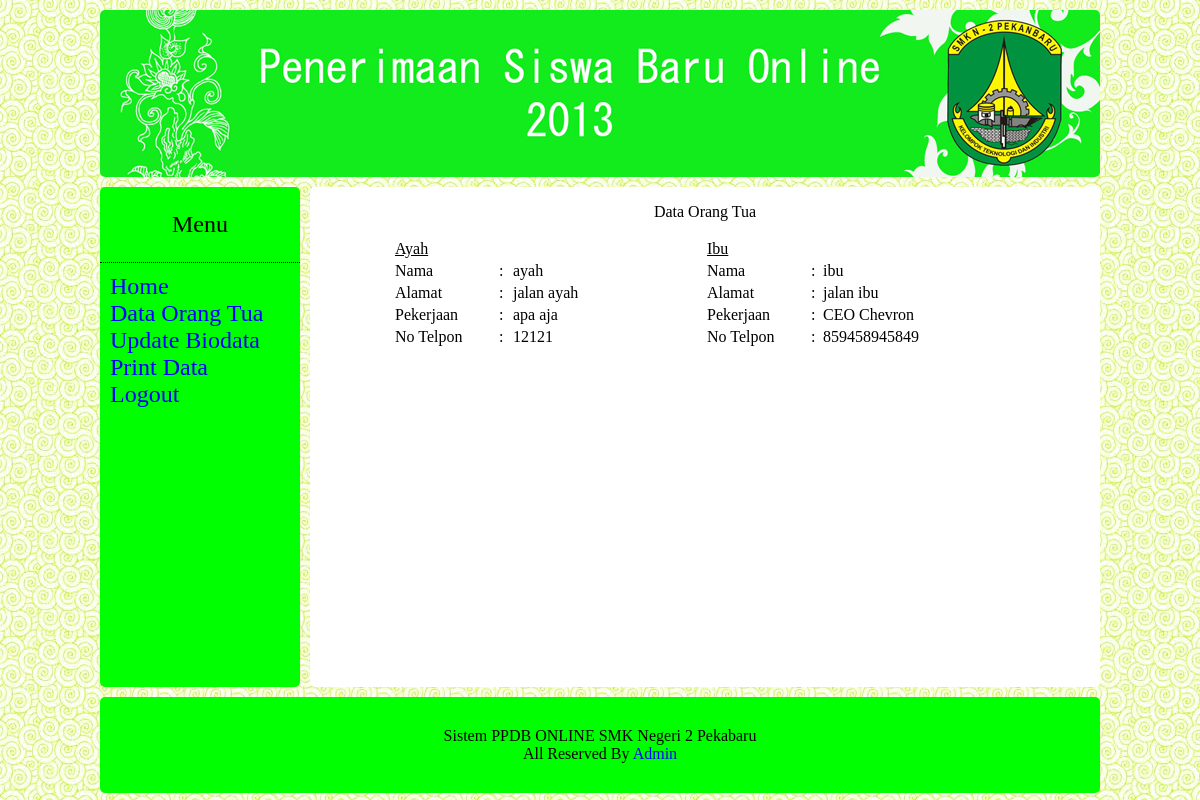
Page /view_ortu.php?no=2 on the committed database.
### tables this page shows
CREATE TABLE IF NOT EXISTS `orangtua` (
  `no` int(11) NOT NULL,
  `nama_a` varchar(25) NOT NULL,
  `alamat_a` varchar(25) NOT NULL,
  `pekerjaan_a` varchar(25) NOT NULL,
  `nama_i` varchar(25) NOT NULL,
  `alamat_i` varchar(25) NOT NULL,
  `pekerjaan_i` varchar(25) NOT NULL,
  `telp_a` varchar(12) NOT NULL,
  `telp_i` varchar(12) NOT NULL
);

### view_ortu.php (the view, shortened to what this page needs)
<!DOCTYPE html PUBLIC "-//W3C//DTD XHTML 1.0 Transitional//EN" "http://www.w3.org/TR/xhtml1/DTD/xhtml1-transitional.dtd">
<html xmlns="http://www.w3.org/1999/xhtml">
<head>
<link href="style.css" rel="stylesheet" type="text/css" />
</head>
<body bgcolor="#0066FF">
<center>
<div id="site">
	<div id="header">
	  <img src="image/header_ppdb.jpg"/>
	</div>
	<?php
	$no=$_GET['no'];
	?>
	<div id="menu" align="left">
	  <p align="center">Menu</p>
      <ul>
      <li><a href="index.php">Home</a></li>
      <?php $query1=mysql_query("select * from orangtua where no='$no'");
		$count = mysql_num_rows($query1);
		if($count==0){ ?>
		<a href="ortu.php?no=<?php echo $no ?>">Data Orang Tua</a>
		<?php } else { ?>
		<a href="view_ortu.php?no=<?php echo $no ?>">Data Orang Tua</a>
		<?php } ?>
	  <li><a href="update_siswa.php?no=<? echo $no;?>">Update Biodata</a></li>
      <li><a href="print.php?no=<? echo $no;?>">Print Data</a></li>
      <li><a href="logout_siswa.php">Logout</a></li>
      </ul>
	</div>
    <div id="main">
<?php
$no=$_GET['no'];
$query1=mysql_query("select * from orangtua where no='$no'");
$isi=mysql_fetch_array($query1);
?>
<body>
<p align=center>Data Orang Tua</p>
<table border="0" align="center">
<tr>
<td colspan="3"><div align="left"><u>Ayah</u></div>  <div align="center"></div></td>
<td colspan="3"><div align="left"><u>Ibu</u></div></td>
</tr>
<tr>
<td width="100">Nama</td>
<td width="10">:</td>
<td width="190"><?php echo $isi['nama_a'];?></td>
<td width="100">Nama</td>
<td width="8">:</td>
<td width="192"><?php echo $isi['nama_i'];?></td>
</tr>
<tr>
<td>Alamat</td>
<td>:</td>
<td><?php echo $isi['alamat_a'];?></td>
<td>Alamat</td>
<td>:</td>
<td><?php echo $isi['alamat_i'];?></td>
</tr>
<tr>
<td>Pekerjaan</td>
<td>:</td>
<td><?php echo $isi['pekerjaan_a'];?></td>
<td>Pekerjaan</td>
<td>:</td>
<td><?php echo $isi['pekerjaan_i'];?></td>
</tr>
<tr>
<td>No Telpon</td>
<td>:</td>
<td><?php echo $isi['telp_a'];?></td>
<td>No Telpon</td>
<td>:</td>
<td><?php echo $isi['telp_i'];?></td>
</tr>
</table>
    </div>
    <div id="footer">
    Sistem PPDB ONLINE SMK Negeri 2 Pekabaru<br />
    All Reserved By <a href="login.php">Admin</a>
    </div>
</div>
</center>
</body>
</html>

### style.css (style rules this page uses)
body { background:url(image/3.jpg); }
#site { float:inherit; width:1000px; font-family:"Palatino Linotype","tahoma"; }
#header { float:inherit; margin-top:30px; width:auto; margin-bottom:10px; margin-top:10px; border-radius:5px; -moz-border-radius:5px; overflow:hidden; }
#menu { background-color:#0F0; height:500px; width:200px; float:left; border-radius:5px; -moz-border-radius:5px; margin-bottom:10px; font-family:"Palatino Linotype","tahoma"; font-size:24px; }
#footer { background-color:#0F0; float:none; width:940px; clear:both; border-radius:5px; -moz-border-radius:5px; padding:30px; fixed; }
#main { width:790px; background-color:#FFF; height:500px; float:left; margin-left:10px; border-radius:5px; -moz-border-radius:5px; overflow:scroll; }
#menu ul { list-style-type:none; margin:0px; padding:10px; border-top-style:dotted; border-top-width:thin; }
a:link { color:blue; text-decoration:none; }

### rows in the picture
orangtua: nama_a "ayah", nama_i "ibu", alamat_a "jalan ayah", alamat_i "jalan ibu", pekerjaan_a "apa aja", pekerjaan_i "CEO Chevron", telp_a "12121", telp_i "859458945849"
